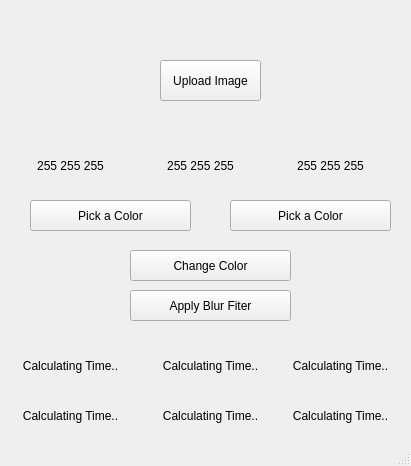
<?xml version="1.0" encoding="UTF-8"?>
<ui version="4.0">
 <class>ImageColorChange</class>
 <widget class="QMainWindow" name="ImageColorChange">
  <property name="windowModality">
   <enum>Qt::NonModal</enum>
  </property>
  <property name="enabled">
   <bool>true</bool>
  </property>
  <property name="geometry">
   <rect>
    <x>0</x>
    <y>0</y>
    <width>411</width>
    <height>466</height>
   </rect>
  </property>
  <property name="windowTitle">
   <string>ImageColorChange</string>
  </property>
  <widget class="QWidget" name="centralWidget">
   <widget class="QPushButton" name="importButton">
    <property name="geometry">
     <rect>
      <x>160</x>
      <y>60</y>
      <width>101</width>
      <height>41</height>
     </rect>
    </property>
    <property name="text">
     <string>Upload Image</string>
    </property>
   </widget>
   <widget class="QLabel" name="imageLabel">
    <property name="geometry">
     <rect>
      <x>10</x>
      <y>10</y>
      <width>391</width>
      <height>141</height>
     </rect>
    </property>
    <property name="text">
     <string/>
    </property>
   </widget>
   <widget class="QPushButton" name="pickerButton1">
    <property name="geometry">
     <rect>
      <x>30</x>
      <y>200</y>
      <width>161</width>
      <height>31</height>
     </rect>
    </property>
    <property name="text">
     <string>Pick a Color</string>
    </property>
   </widget>
   <widget class="QLabel" name="colorLabel1">
    <property name="geometry">
     <rect>
      <x>10</x>
      <y>150</y>
      <width>121</width>
      <height>31</height>
     </rect>
    </property>
    <property name="text">
     <string>255 255 255</string>
    </property>
    <property name="alignment">
     <set>Qt::AlignCenter</set>
    </property>
   </widget>
   <widget class="QLabel" name="colorLabel2">
    <property name="geometry">
     <rect>
      <x>140</x>
      <y>150</y>
      <width>121</width>
      <height>31</height>
     </rect>
    </property>
    <property name="text">
     <string>255 255 255</string>
    </property>
    <property name="alignment">
     <set>Qt::AlignCenter</set>
    </property>
   </widget>
   <widget class="QLabel" name="colorLabel3">
    <property name="geometry">
     <rect>
      <x>270</x>
      <y>150</y>
      <width>121</width>
      <height>31</height>
     </rect>
    </property>
    <property name="text">
     <string>255 255 255</string>
    </property>
    <property name="alignment">
     <set>Qt::AlignCenter</set>
    </property>
   </widget>
   <widget class="QPushButton" name="pickerButton2">
    <property name="geometry">
     <rect>
      <x>230</x>
      <y>200</y>
      <width>161</width>
      <height>31</height>
     </rect>
    </property>
    <property name="text">
     <string>Pick a Color</string>
    </property>
   </widget>
   <widget class="QPushButton" name="changeColorButton">
    <property name="geometry">
     <rect>
      <x>130</x>
      <y>250</y>
      <width>161</width>
      <height>31</height>
     </rect>
    </property>
    <property name="text">
     <string>Change Color</string>
    </property>
   </widget>
   <widget class="QPushButton" name="filterButton">
    <property name="geometry">
     <rect>
      <x>130</x>
      <y>290</y>
      <width>161</width>
      <height>31</height>
     </rect>
    </property>
    <property name="text">
     <string>Apply Blur Fiter</string>
    </property>
   </widget>
   <widget class="QLabel" name="timeLabel1">
    <property name="geometry">
     <rect>
      <x>10</x>
      <y>350</y>
      <width>121</width>
      <height>31</height>
     </rect>
    </property>
    <property name="text">
     <string>Calculating Time..</string>
    </property>
    <property name="alignment">
     <set>Qt::AlignCenter</set>
    </property>
   </widget>
   <widget class="QLabel" name="timeLabel2">
    <property name="geometry">
     <rect>
      <x>150</x>
      <y>350</y>
      <width>121</width>
      <height>31</height>
     </rect>
    </property>
    <property name="text">
     <string>Calculating Time..</string>
    </property>
    <property name="alignment">
     <set>Qt::AlignCenter</set>
    </property>
   </widget>
   <widget class="QLabel" name="timeLabel3">
    <property name="geometry">
     <rect>
      <x>280</x>
      <y>350</y>
      <width>121</width>
      <height>31</height>
     </rect>
    </property>
    <property name="text">
     <string>Calculating Time..</string>
    </property>
    <property name="alignment">
     <set>Qt::AlignCenter</set>
    </property>
   </widget>
   <widget class="QLabel" name="timeLabel2_2">
    <property name="geometry">
     <rect>
      <x>150</x>
      <y>400</y>
      <width>121</width>
      <height>31</height>
     </rect>
    </property>
    <property name="text">
     <string>Calculating Time..</string>
    </property>
    <property name="alignment">
     <set>Qt::AlignCenter</set>
    </property>
   </widget>
   <widget class="QLabel" name="timeLabel3_2">
    <property name="geometry">
     <rect>
      <x>280</x>
      <y>400</y>
      <width>121</width>
      <height>31</height>
     </rect>
    </property>
    <property name="text">
     <string>Calculating Time..</string>
    </property>
    <property name="alignment">
     <set>Qt::AlignCenter</set>
    </property>
   </widget>
   <widget class="QLabel" name="timeLabel1_2">
    <property name="geometry">
     <rect>
      <x>10</x>
      <y>400</y>
      <width>121</width>
      <height>31</height>
     </rect>
    </property>
    <property name="text">
     <string>Calculating Time..</string>
    </property>
    <property name="alignment">
     <set>Qt::AlignCenter</set>
    </property>
   </widget>
   <zorder>imageLabel</zorder>
   <zorder>importButton</zorder>
   <zorder>pickerButton1</zorder>
   <zorder>colorLabel1</zorder>
   <zorder>colorLabel2</zorder>
   <zorder>colorLabel3</zorder>
   <zorder>pickerButton2</zorder>
   <zorder>changeColorButton</zorder>
   <zorder>filterButton</zorder>
   <zorder>timeLabel1</zorder>
   <zorder>timeLabel2</zorder>
   <zorder>timeLabel3</zorder>
   <zorder>timeLabel2_2</zorder>
   <zorder>timeLabel3_2</zorder>
   <zorder>timeLabel1_2</zorder>
  </widget>
  <widget class="QStatusBar" name="statusBar"/>
 </widget>
 <layoutdefault spacing="6" margin="11"/>
 <resources>
  <include location="ImageColorChange.qrc"/>
 </resources>
 <connections/>
</ui>
